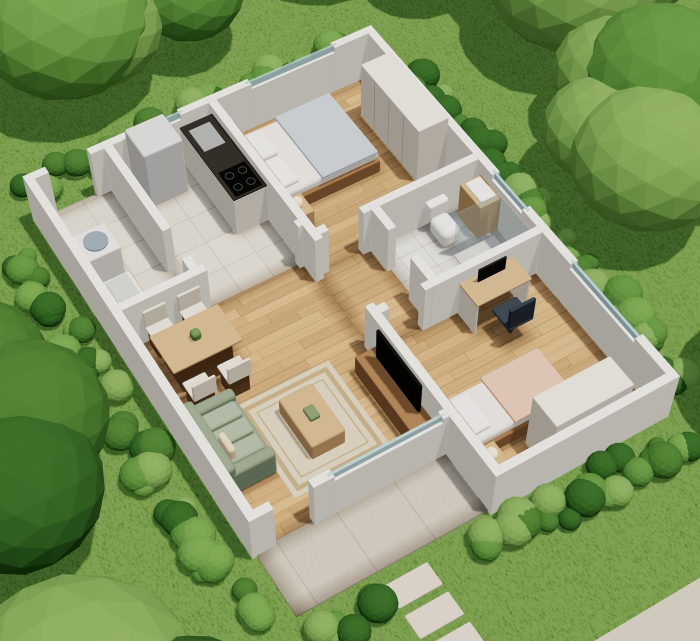
#> input picture ebook/visual/3d/C01.jpg, 1400 x 1282 px (shown at 1/2 size)
$ python -i imagens3d.py   (imports and definitions only)
#> lines starting #> are read from the running program, lines starting #| are printed output that depends on the picture; after the words box and inside, x2 and y2 are one past the last pixel; in counts of white or black regions, pixels touching at a corner belong together
"""Gera a imagem "A casa em 3D" do e-book (ebook/visual/3d/<ID>.jpg) a partir do motor 3D.

Uso: python3 ferramentas/imagens3d.py E04 F05     (sem IDs: as 24 casas, cerca de 1 minuto cada)
Renderiza com video/render-planta.cjs, recorta em volta da casa e salva em JPEG.
"""
import re
import subprocess
import sys
import tempfile
from collections import deque
from pathlib import Path

import numpy as np
from PIL import Image

RAIZ = Path(__file__).resolve().parent.parent
VIDEO, DESTINO = RAIZ / "video", RAIZ / "ebook" / "visual" / "3d"


def recortar(origem, destino, margem=18):
    """Recorta em volta da casa: a mancha não verde ligada ao centro da imagem."""
#> called with origem = '../ebook/visual/3d/C01.jpg', destino = 'out.png', margem = 18
    grande = Image.open(origem).convert("RGB")
#> grande is the input picture: PIL image 1400x1282 RGB; mean R, G, B 139.6, 154.3, 109.1
    a = np.asarray(grande.resize((500, 625))).astype(int)
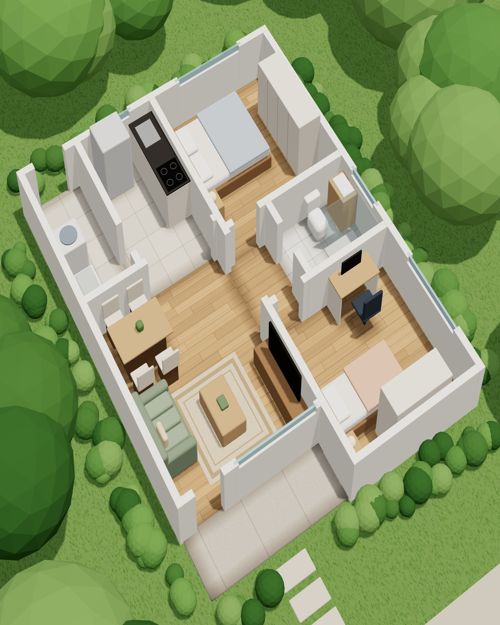
#> a: shape (625, 500, 3) int64; mean R, G, B 139.6, 154.3, 109.1
    casa = ~((a[..., 1] - np.maximum(a[..., 0], a[..., 2])) > 6)
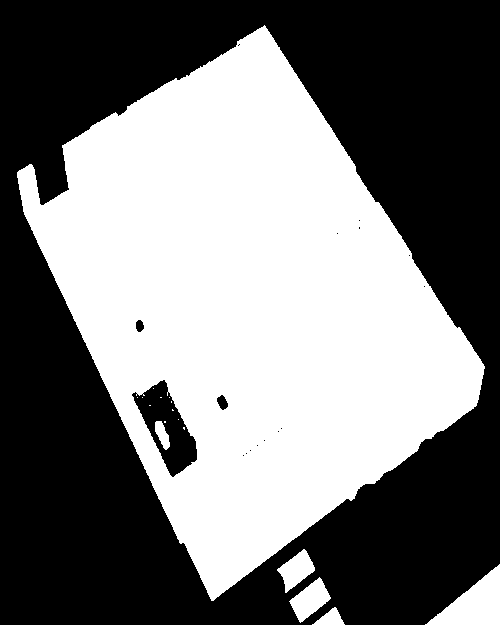
#> casa: shape (625, 500) bool; 47% white; 17 white regions (11 under 20 px), largest, box (x1, y1, x2, y2) and area: (17, 25, 485, 601) 142215, (425, 564, 500, 625) 2302, (289, 577, 331, 623) 965, (277, 549, 315, 593) 843, (312, 607, 345, 625) 313, (155, 421, 170, 450) 251
    H, W = casa.shape
#> H = 625; W = 500
    inicio = min(zip(*np.nonzero(casa)), key=lambda p: (p[0] - H // 2) ** 2 + (p[1] - W // 2) ** 2)
#> inicio = (312, 250)
    visto = np.zeros_like(casa)
    visto[inicio] = True
    fila, ys, xs = deque([inicio]), [], []
#> ys = []; xs = []
    while fila:
        y, x = fila.popleft()
        ys.append(y)
        xs.append(x)
        for ny, nx in ((y + 1, x), (y - 1, x), (y, x + 1), (y, x - 1)):
            if 0 <= ny < H and 0 <= nx < W and casa[ny, nx] and not visto[ny, nx]:
                visto[ny, nx] = True
                fila.append((ny, nx))
#> this loop made 142206 passes
#> (y, x) on passes 1 to 3: (312, 250), (313, 250), (311, 250)
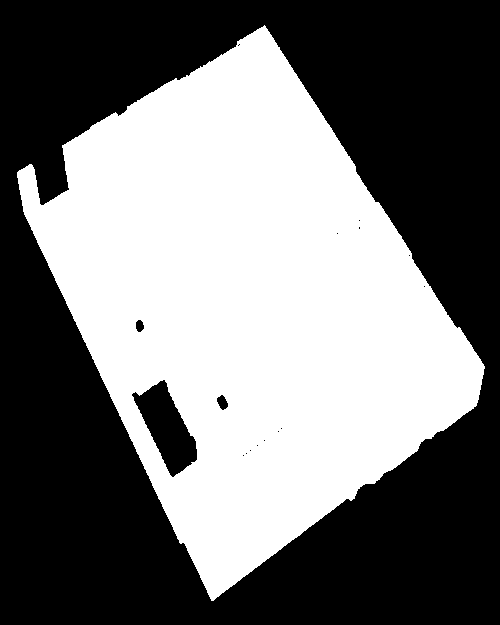
#> visto: shape (625, 500) bool; 45.5% white; 1 white region, box (x1, y1, x2, y2) and area: (17, 25, 485, 601) 142206
#> after the loop, xs = 142206 items; ys = 142206 items
    k = grande.width / 500
#> k = 2.8
    caixa = (max(0, (min(xs) - margem) * k), max(0, (min(ys) - margem) * k),
             min(grande.width, (max(xs) + margem) * k), min(grande.height, (max(ys) + margem) * k))
#> caixa = (0, 19.6, 1400, 1282)
    c = grande.crop(tuple(int(v) for v in caixa))
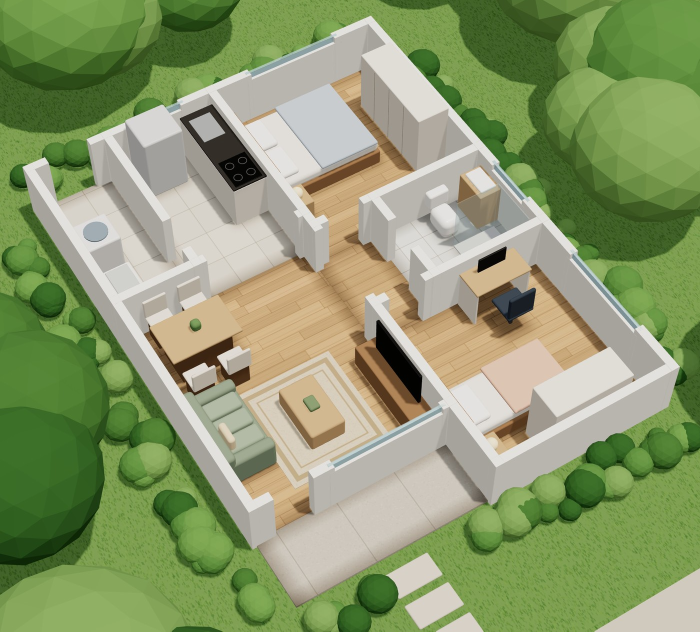
#> c: PIL image 1400x1263 RGB (shown at 1/2 size); mean R, G, B 140.2, 154.5, 109.8
    w = min(1400, c.width)
#> w = 1400
    c.resize((w, round(c.height * w / c.width)), Image.LANCZOS).save(destino, quality=90, optimize=True, progressive=True)


def main(ids):
    ids = ids or sorted(p.stem for p in (VIDEO / "src" / "plantas").glob("*.js"))
    DESTINO.mkdir(parents=True, exist_ok=True)
    if not (VIDEO / "node_modules" / "three").exists():  # cópia nova do projeto: as dependências do 3D não vão no git
        subprocess.run(["npm", "install", "--silent"], cwd=VIDEO, check=True)
    for pid in ids:
        txt = (VIDEO / "src" / "plantas" / f"{pid}.js").read_text(encoding="utf-8")
        W, D = (float(re.search(rf"{n} = ([\d.]+)", txt).group(1)) for n in ("LARGURA", "PROFUNDIDADE"))
        escala = round(max(1, max(W * 1.25, D) / 8.5) * 1.3, 3)  # câmera afastada o bastante para a casa inteira aparecer
        with tempfile.TemporaryDirectory() as tmp:
            subprocess.run(["node", "render-planta.cjs", "--planta", pid, "--so-imagens", "--escala", str(escala), "--saida", tmp],
                           cwd=VIDEO, check=True, capture_output=True)
            recortar(Path(tmp) / "03-perspectiva.png", DESTINO / f"{pid}.jpg")
        print("ok", pid)


# [2 lines not run here, left out]

>>> result = recortar('../ebook/visual/3d/C01.jpg', 'out.png')

$ run again, on ebook/visual/3d/C05.jpg
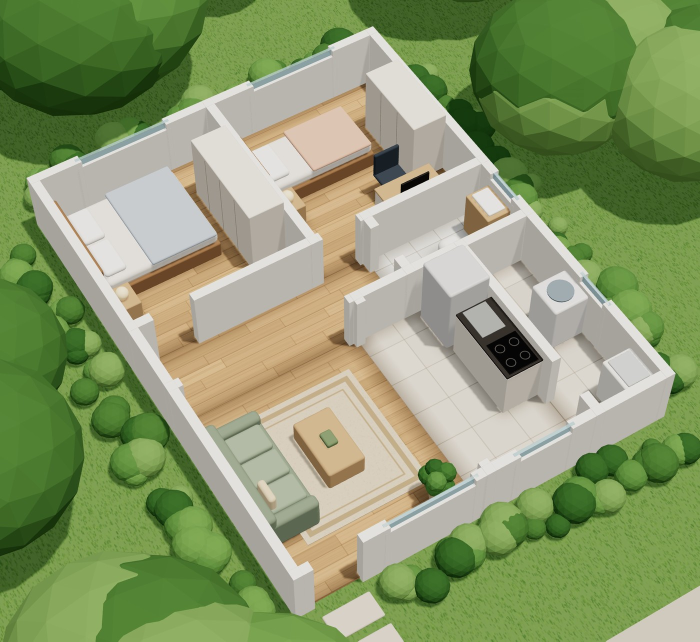
#> input picture ebook/visual/3d/C05.jpg, 1400 x 1283 px (shown at 1/2 size)
#> in recortar, grande is the input picture: PIL image 1400x1283 RGB; mean R, G, B 138.6, 154.4, 109.2
#> in recortar, `casa = ~((a[..., 1] - np.maximum(a[..., 0], a[..., 2])) > 6)`:
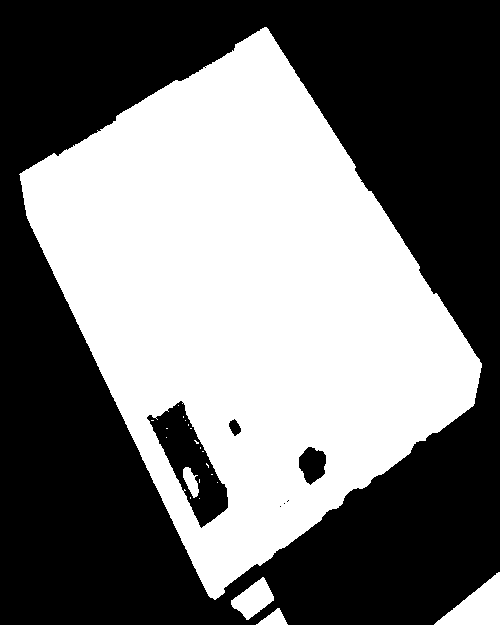
#> casa: shape (625, 500) bool; 45.7% white; 22 white regions (17 under 20 px), largest, box (x1, y1, x2, y2) and area: (19, 27, 482, 600) 139516, (434, 572, 500, 625) 1811, (231, 577, 274, 620) 983, (256, 608, 288, 625) 287, (183, 467, 199, 498) 284
#> inicio = (312, 250)
#> in recortar, `fila, ys, xs = deque([inicio]), [], []`: ys = []
#> the loop in recortar, `while fila:` made 139508 passes
#> (y, x) on passes 1 to 3: (312, 250), (313, 250), (311, 250)
#> after the loop in recortar, `while fila:`: xs = 139508 items
#> caixa = (2.8, 25.2, 1397.2, 1283)
#> in recortar, `c = grande.crop(tuple(int(v) for v in caixa))`:
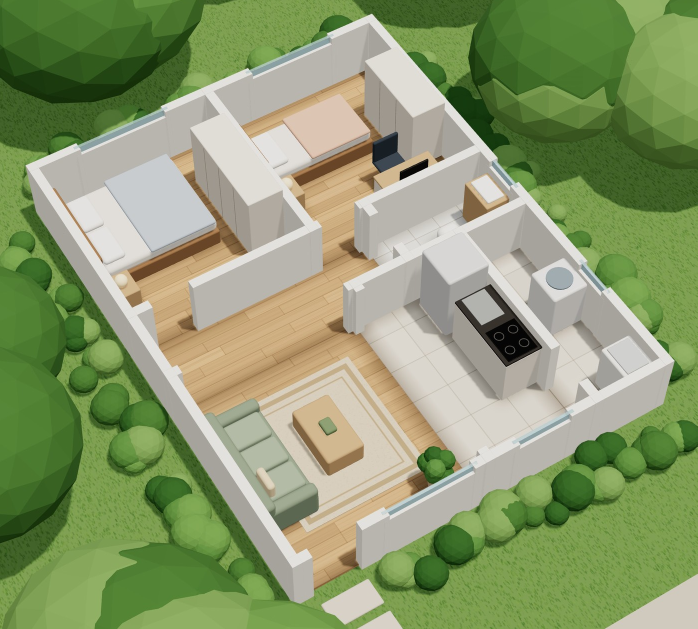
#> c: PIL image 1395x1258 RGB (shown at 1/2 size); mean R, G, B 139.8, 154.9, 110.4

$ run again, on ebook/visual/3d/C06.jpg
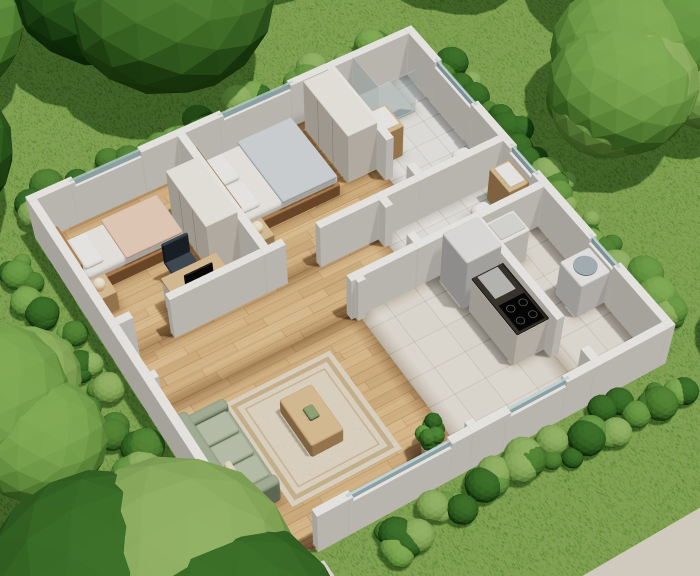
#> input picture ebook/visual/3d/C06.jpg, 1400 x 1152 px (shown at 1/2 size)
#> in recortar, grande is the input picture: PIL image 1400x1152 RGB; mean R, G, B 142.3, 157.5, 112.8
#> in recortar, `casa = ~((a[..., 1] - np.maximum(a[..., 0], a[..., 2])) > 6)`:
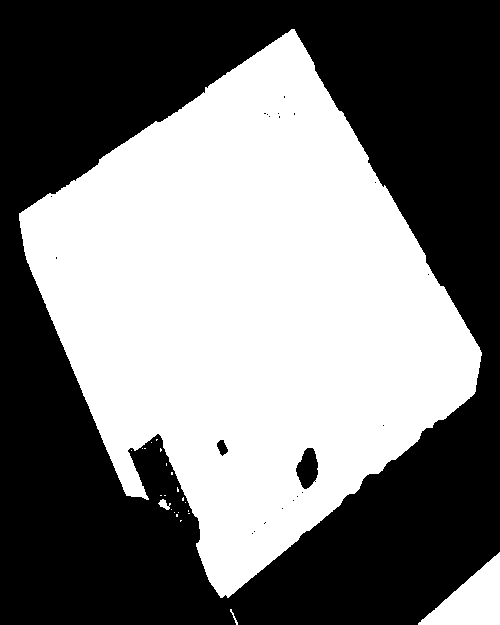
#> casa: shape (625, 500) bool; 47.5% white; 24 white regions (20 under 20 px), largest, box (x1, y1, x2, y2) and area: (19, 29, 482, 598) 145209, (418, 552, 500, 625) 3070, (158, 499, 171, 510) 74, (230, 609, 238, 625) 32
#> inicio = (312, 250)
#> in recortar, `fila, ys, xs = deque([inicio]), [], []`: ys = []
#> the loop in recortar, `while fila:` made 145209 passes
#> (y, x) on passes 1 to 3: (312, 250), (313, 250), (311, 250)
#> after the loop in recortar, `while fila:`: xs = 145209 items
#> caixa = (2.8, 30.8, 1397.2, 1152)
#> in recortar, `c = grande.crop(tuple(int(v) for v in caixa))`:
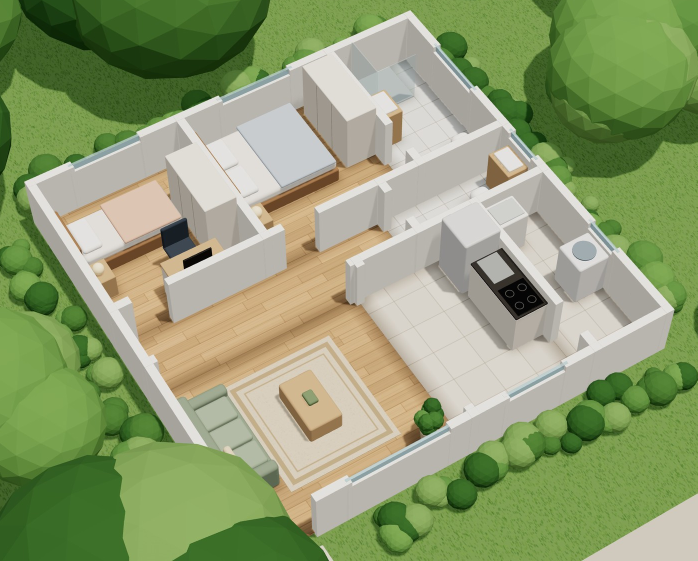
#> c: PIL image 1395x1122 RGB (shown at 1/2 size); mean R, G, B 143.9, 158.3, 114.4

$ run again, on ebook/visual/3d/C07.jpg
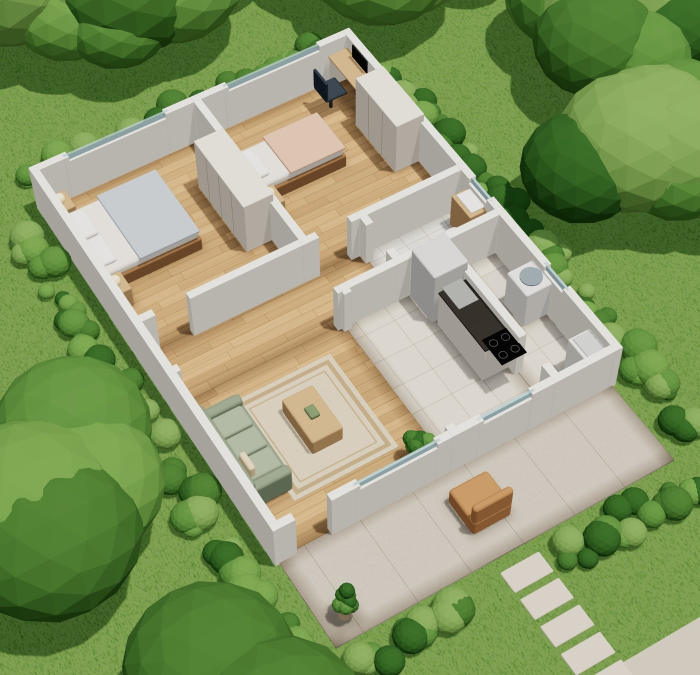
#> input picture ebook/visual/3d/C07.jpg, 1400 x 1350 px (shown at 1/2 size)
#> in recortar, grande is the input picture: PIL image 1400x1350 RGB; mean R, G, B 138.6, 154.4, 107.8
#> in recortar, `casa = ~((a[..., 1] - np.maximum(a[..., 0], a[..., 2])) > 6)`:
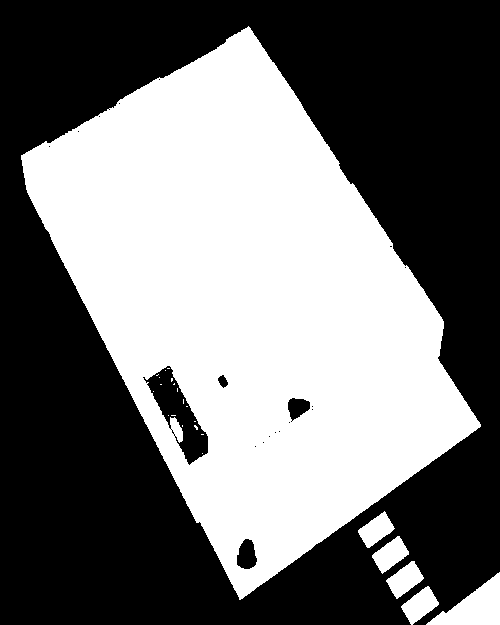
#> casa: shape (625, 500) bool; 45.3% white; 24 white regions (18 under 20 px), largest, box (x1, y1, x2, y2) and area: (21, 26, 481, 600) 136531, (426, 572, 500, 625) 1932, (401, 586, 439, 625) 772, (386, 561, 424, 599) 750, (372, 536, 409, 574) 733, (358, 511, 395, 548) 705
#> inicio = (312, 250)
#> in recortar, `fila, ys, xs = deque([inicio]), [], []`: ys = []
#> the loop in recortar, `while fila:` made 136338 passes
#> (y, x) on passes 1 to 3: (312, 250), (313, 250), (311, 250)
#> after the loop in recortar, `while fila:`: xs = 136338 items
#> caixa = (8.4, 22.4, 1394.4, 1350)
#> in recortar, `c = grande.crop(tuple(int(v) for v in caixa))`:
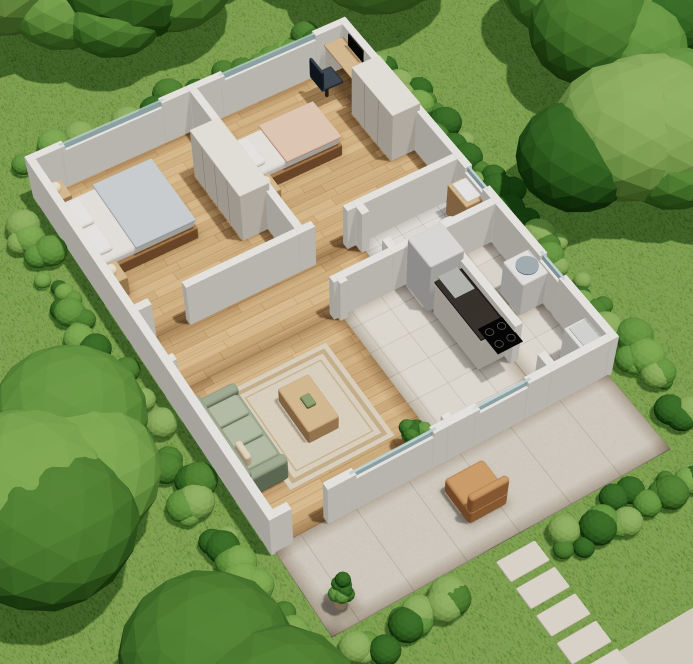
#> c: PIL image 1386x1328 RGB (shown at 1/2 size); mean R, G, B 140, 155.2, 109.2
